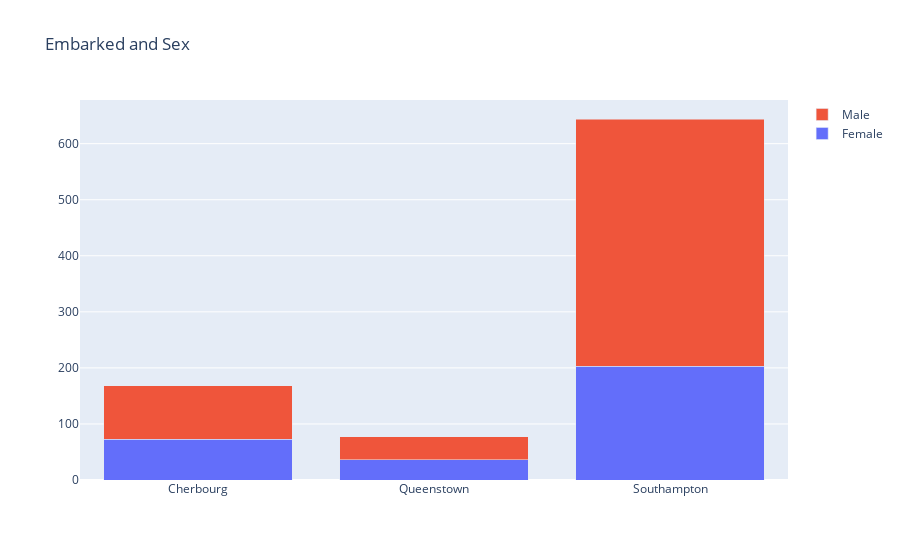

Notebook cell for this chart:
### Markdown cell above
### Bar Chart, embarked - sex

    Sex distribution amongst embark points looks reasonable where number of males are always higher.

### Code cell
iplot(embarked_sex_fig)

### Figure 1 — Plotly figure (JSON) as saved in the notebook; plotly's stock layout.template omitted (floating-point values rounded to 4 significant figures)
{"data": [{"name": "Female", "type": "bar", "x": ["Cherbourg", "Queenstown", "Southampton"], "y": [73, 36, 203]}, {"name": "Male", "type": "bar", "x": ["Cherbourg", "Queenstown", "Southampton"], "y": [95, 41, 441]}], "layout": {"barmode": "stack", "title": {"text": "Embarked and Sex"}}}
